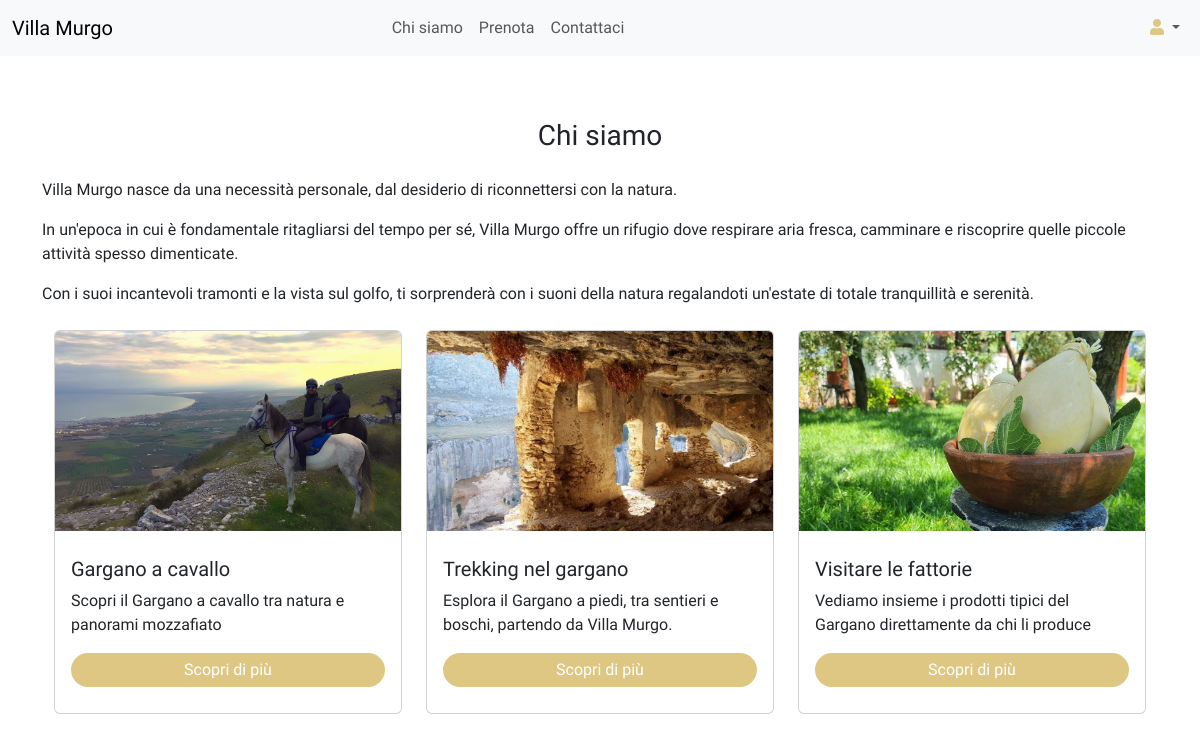
The app's page /chi_siamo/ with its own data.
### homepage/models.py (models this page shows, shortened)
class Attivita(models.Model):
    titolo = models.CharField(max_length=200)
    descrizione = models.TextField()
    immagine = models.ImageField(upload_to='attivita_pics/', null=True, blank=True)

### homepage/views.py (the view)
# urls.py: path('chi_siamo/', views.chi_siamo, name='chi_siamo'),
def chi_siamo(request):
    attivita_list = Attivita.objects.all()
    return render(request, 'homepage/chi_siamo.html', {'attivita_list': attivita_list})

### homepage/templates/homepage/chi_siamo.html (shortened to what this page needs)
{% extends 'homepage/base.html' %}
{% block content %}
<h3>Chi siamo</h3>
<p>Villa Murgo nasce da una necessità personale, dal desiderio di riconnettersi con la natura.</p>
<p>In un'epoca in cui è fondamentale ritagliarsi del tempo per sé, Villa Murgo offre un rifugio dove respirare aria fresca, camminare e riscoprire quelle piccole attività spesso dimenticate.</p>
<p>Con i suoi incantevoli tramonti e la vista sul golfo, ti sorprenderà con i suoni della natura regalandoti un'estate di totale tranquillità e serenità.</p>
<div class="container mt-4">
    <div class="row d-flex justify-content-center">
        {% for attivita in attivita_list %}
        <div class="col-md-4">
            <div class="card">
                <img src="{{ attivita.immagine.url }}" class="card-img-top" alt="{{ attivita.titolo }}">
                <div class="card-body">
                    <h5 class="card-title">{{ attivita.titolo }}</h5>
                    <p class="card-text">{{ attivita.descrizione }}</p>
                    <a href="{% url 'attivita' %}" class="btn btn-custom">Scopri di più</a>
                </div>
            </div>
        </div>
        {% endfor %}
    </div>
</div>
{% endblock %}

### homepage/templates/homepage/base.html (shortened to what this page needs)
<!DOCTYPE html>
<html lang="en">
<head>
    <link href="https://cdn.jsdelivr.net/npm/bootstrap@5.3.0-alpha1/dist/css/bootstrap.min.css" rel="stylesheet">
    <link href="https://cdnjs.cloudflare.com/ajax/libs/font-awesome/5.15.4/css/all.min.css" rel="stylesheet">
</head>
<body>
    <nav class="navbar navbar-expand-lg navbar-light bg-light">
        <div class="container-fluid">
            <a class="navbar-brand" href="{% url 'homepage' %}">Villa Murgo</a>
            <div class="collapse navbar-collapse" id="navbarNav">
                <ul class="navbar-nav centered mx-auto">
                    <li class="nav-item">
                        <a class="nav-link" href="{% url 'chi_siamo' %}">Chi siamo</a>
                    </li>
                    <li class="nav-item">
                        <a class="nav-link" href="{% url 'prenota' %}">Prenota</a>
                    </li>
                    <li class="nav-item">
                        <a class="nav-link" href="{% url 'contattaci' %}">Contattaci</a>
                    </li>
                </ul>
                <ul class="navbar-nav">
                    <li class="nav-item dropdown">
                        <a class="nav-link dropdown-toggle" href="#" id="userDropdown" role="button" data-bs-toggle="dropdown" aria-expanded="false">
                            <i class="fas fa-user"></i>
                        </a>
                    </li>
                </ul>
            </div>
        </div>
    </nav>
    <div class="container mt-5">
        {% block content %}{% endblock %}
    </div>
</body>
</html>

### homepage/templates/homepage/base.html (style rules this page uses)
@media (min-width: 992px) { .card { transition: transform 0.3s ease-in-out; } }
@media (min-width: 992px) { .container-fluid { display: flex; justify-content: center; align-items: center; } }
@media (min-width: 992px) { .navbar-nav { margin-left:auto; } }
@media (min-width: 992px) { .navbar-collapse { justify-content: center; } }
@media (min-width: 992px) { .navbar-nav.centered { margin-left:0; margin-right: auto; } }
@media (min-width: 992px) { .navbar .fa-user { color: #dec683; } }
@media (min-width: 992px) { body { font-family: 'Gabarito', sans-serif; display: flex; flex-direction: column; min-height: 100vh; } }
@media (min-width: 992px) { .container { flex: 1; } }

### homepage/templates/homepage/chi_siamo.html (style rules this page uses)
h3 { text-align: center; margin-top: 15px; margin-bottom: 25px; }
.card-img-top { width: 100%; height: 200px; object-fit: cover; margin-bottom: 10px; }
.card { margin-bottom: 20px; }
.btn-custom { background-color: #007bff; color: white; }

### records on screen
Attivita: immagine (picture), titolo "Gargano a cavallo", descrizione "Scopri il Gargano a cavallo tra natura e panorami mozzafiato"
Attivita: immagine (picture), titolo "Trekking nel gargano", descrizione "Esplora il Gargano a piedi, tra sentieri e boschi, partendo da Villa Murgo."
Attivita: immagine (picture), titolo "Visitare le fattorie", descrizione "Vediamo insieme i prodotti tipici del Gargano direttamente da chi li produce"
